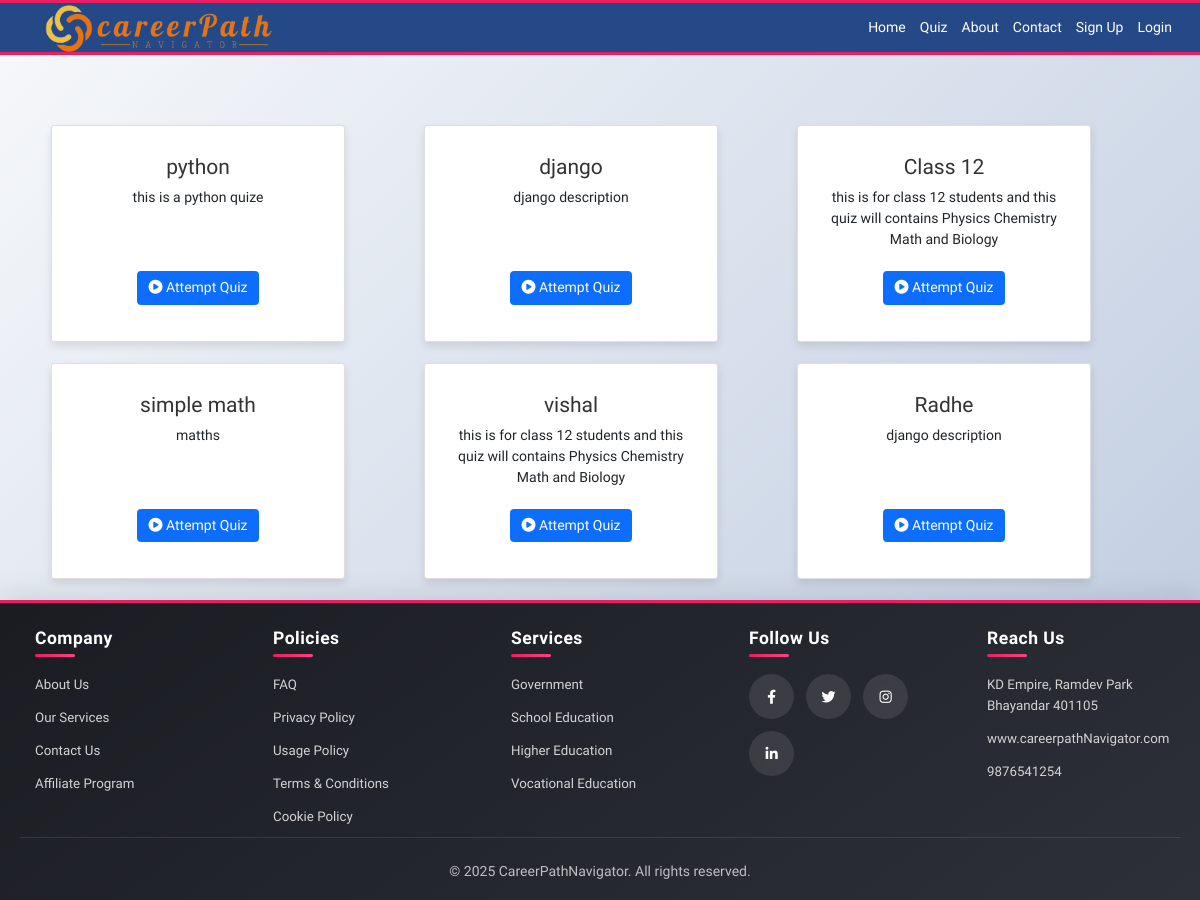
The app's page /index/ with its own data.
### home/models.py (models this page shows, shortened)
class Quiz(models.Model):
    name = models.CharField(max_length=50)
    desc = models.CharField(max_length=500)
    number_of_questions = models.IntegerField(default=1)
    time = models.IntegerField(help_text="Duration of the quiz in minutes", default=1)  # Changed to minutes

### home/views.py (the view)
# urls.py: path("index/", views.index, name="index"),
def index(request):
    quiz = Quiz.objects.all()
    para = {'quiz': quiz}
    return render(request, "home/index.html", para)

### home/templates/home/index.html (shortened to what this page needs)
{% extends 'base.html' %}
{% load static %}
{% block content %}
<br><br><br>
<div class="container">
  <div class="container mx-auto mt-2">
    <div class="row">
      {% for quiz in quiz %}
      <div class="col-md-4 mb-4">
        <div class="card h-100" style="width: 21rem; box-shadow: 0 4px 8px rgba(0,0,0,0.1);">
          <div class="card-body d-flex flex-column">
            <h5 class="card-title">{{ quiz.name }}</h5>
            <div class="card-text mb-3">
              {{ quiz.desc }}
            </div>
            <div class="card-footer mt-auto bg-transparent border-top-0">
              <button
                data-bs-toggle="modal"
                data-bs-target="#exampleModal"
                data-id="{{ quiz.id }}"
                data-name="{{ quiz.name }}"
                data-questions="{{ quiz.number_of_questions }}"
                data-time="{{ quiz.time }}"
                class="btn btn-primary modal-button">
                <i class="fas fa-play-circle"></i> Attempt Quiz
              </button>
            </div>
          </div>
        </div>
      </div>
      {% endfor %}
    </div>
  </div>
</div>
{% endblock %}

### templates/base.html (shortened to what this page needs)
{% load static %}
<!DOCTYPE html>
<html lang="en">
<head>
    <link rel="stylesheet" href="{% static 'css/style.css' %}">
    <link rel="stylesheet" type="text/css" href="https://cdnjs.cloudflare.com/ajax/libs/font-awesome/5.15.1/css/all.min.css">
    <link rel="stylesheet" href="https://cdnjs.cloudflare.com/ajax/libs/font-awesome/5.15.4/css/all.min.css">
    <link rel="stylesheet" href="https://cdnjs.cloudflare.com/ajax/libs/font-awesome/6.4.0/css/all.min.css">
    <link href="https://cdn.jsdelivr.net/npm/bootstrap@5.0.2/dist/css/bootstrap.min.css" rel="stylesheet">
</head>
<body class="bg-image">
<div class="layout-main">
    <section class="header-section">
        <nav class="top-nav">
            <div class="logo-area">
                <a href="/"><img src="{% static 'logo5.png'%}" alt="logo"></a>
            </div>
            <div class="menu-area">
                <ul class="menu-links">
                    <li class="menu-item"><a href="{% url 'home' %}">Home</a></li>
                    <li class="menu-item"><a href="{% url 'index' %}">Quiz</a></li>
                    <li class="menu-item"><a href="{% url 'about_us' %}">About</a></li>
                    <li class="menu-item"><a href="{% url 'contact' %}">Contact</a></li>
                    {% if user.is_authenticated %}
                        <li class="menu-item">
                            <span class="user-greeting">Welcome {{ request.user.full_name }}</span>
                        </li>
                        <li class="menu-item">
                            <a href="{% url 'logout' %}">Logout</a>
                        </li>
                        {% if user.role == 'faculty' and user.is_approved %}
                        <li class="menu-item dropdown">
                            <a class="dropdown-toggle" href="#" id="navbarDropdown" role="button" data-bs-toggle="dropdown" aria-expanded="false">
                                Faculty
                            </a>
                            <ul class="dropdown-menu" aria-labelledby="navbarDropdown">
                                <li><a class="dropdown-item" href="{% url 'dashboard' %}">Dashboard</a></li>
                                <li><a class="dropdown-item" href="{% url 'add_quiz' %}">Add Quiz</a></li>
                                <li><a class="dropdown-item" href="{% url 'add_question' %}">Add Questions</a></li>
                                <li><a class="dropdown-item" href="{% url 'results' %}">Results</a></li>
                                <li><a class="dropdown-item" href="{% url 'student_list' %}">Students</a></li>
                            </ul>
                        </li>
                        {% endif %}
                        {% if user.role == 'admin' or user.is_superuser %}
                        <li class="menu-item dropdown">
                            <a class="dropdown-toggle" href="#" id="navbarDropdown" role="button" data-bs-toggle="dropdown" aria-expanded="false">
                                Admin
                            </a>
                            <ul class="dropdown-menu" aria-labelledby="navbarDropdown">
                                <li><a class="dropdown-item" href="{% url 'dashboard' %}">Dashboard</a></li>
                                <li><a class="dropdown-item" href="{% url 'add_quiz' %}">Add Quiz</a></li>
                                <li><a class="dropdown-item" href="{% url 'add_question' %}">Add Questions</a></li>
                                <li><a class="dropdown-item" href="{% url 'results' %}">Results</a></li>
                                <li><a class="dropdown-item" href="{% url 'student_list' %}">Students</a></li>
                                <li><hr class="dropdown-divider"></li>
                                <li><a class="dropdown-item" href="{% url 'pending_approvals' %}">
                                    Pending Approvals
                                    {% if pending_count > 0 %}
                                        <span class="badge bg-danger ms-1">{{ pending_count }}</span>
                                    {% endif %}
                                </a></li>
                                <li><a class="dropdown-item" href="{% url 'approved_faculty' %}">
                                    Faculty List
                                </a></li>
                            </ul>
                        </li>
                        {% endif %}
                    {% else %}
                        <li class="menu-item">
                            <a href="{% url 'signup' %}">Sign Up</a>
                        </li>
                        <li class="menu-item">
                            <a href="{% url 'login' %}">Login</a>
                        </li>
                    {% endif %}
                </ul>
            </div>
        </nav>
    </section>
</div>
<div class="VIshal_mishra">
    {% block content %}
    {% endblock content %}
</div>
{% include 'footer.html' %}
</body>
</html>

### templates/footer.html
{% load static %}
<body>
  <footer class="site-footer">
    <div class="unique-footer-wrapper">
        <div class="unique-footer-row">
            <div class="unique-footer-column">
                <h4 class="unique-title">Company</h4>
                <ul class="unique-list">
                    <li><a href="{% url 'about_us' %}" class="unique-link">About Us</a></li>
                    <li><a href="#" class="unique-link">Our Services</a></li>
                    <li><a href="{% url 'contact' %}" class="unique-link">Contact Us</a></li>
                    <li><a href="{% url 'explore' %}" class="unique-link">Affiliate Program</a></li>
                </ul>
            </div>
            <div class="unique-footer-column">
                <h4 class="unique-title">Policies</h4>
                <ul class="unique-list">
                    <li><a href="#" class="unique-link">FAQ</a></li>
                    <li><a href="#" class="unique-link">Privacy Policy</a></li>
                    <li><a href="#" class="unique-link">Usage Policy</a></li>
                    <li><a href="#" class="unique-link">Terms & Conditions</a></li>
                    <li><a href="#" class="unique-link">Cookie Policy</a></li>
                </ul>
            </div>
            <div class="unique-footer-column">
                <h4 class="unique-title">Services</h4>
                <ul class="unique-list">
                    <li><a href="#" class="unique-link">Government</a></li>
                    <li><a href="{% url 'explore' %}" class="unique-link">School Education</a></li>
                    <li><a href="{% url 'explore' %}" class="unique-link">Higher Education</a></li>
                    <li><a href="{% url 'explore' %}" class="unique-link">Vocational Education</a></li>
                </ul>
            </div>
            <div class="unique-footer-column">
                <h4 class="unique-title">Follow Us</h4>
                <div class="unique-social-links">
                    <a href="https://facebook.com" target="_blank" class="unique-social-icon">
                        <i class="fab fa-facebook-f"></i>
                    </a>
                    <a href="https://twitter.com" target="_blank" class="unique-social-icon">
                        <i class="fab fa-twitter"></i>
                    </a>
                    <a href="https://instagram.com" target="_blank" class="unique-social-icon">
                        <i class="fab fa-instagram"></i>
                    </a>
                    <a href="https://linkedin.com" target="_blank" class="unique-social-icon">
                        <i class="fab fa-linkedin-in"></i>
                    </a>
                </div>
            </div>
            <div class="unique-footer-column">
                <h4 class="unique-title">Reach Us</h4>
                <ul class="unique-list">
                    <li><a href="#" class="unique-link">KD Empire, Ramdev Park Bhayandar 401105</a></li>
                    <li><a href="#" class="unique-link">www.careerpathNavigator.com</a></li>
                    <li><a href="#" class="unique-link">9876541254</a></li>
                </ul>
            </div>
        </div>
        <div class="unique-copyright">
            <p>&copy; 2025 CareerPathNavigator. All rights reserved.</p>
        </div>
    </div>
</footer>
</body>

### static/css/style.css (style rules this page uses)
* { margin: 0; padding: 0; box-sizing: border-box; font-family: 'Times New Roman', serif; font-size: 14px; }
.VIshal_mishra { background: linear-gradient(135deg, #f5f7fa 0%, #c3cfe2 100%); min-height: 50vh; }
.layout-main { background-size: cover; background-color: #254887; }
:root { --primary-color: #0087ff; --secondary-color: #0066cc; --dark-color: #333; --medium-color: #666; --light-color: #f9f9f9; --white-color: #ffffff; --text-color: #333; --text-light: #666; }
.container { min-height: 50vh; margin: 0 auto; padding: 0 20px; }
.card { background: var(--white-color); border-radius: 10px; padding: 15px; box-shadow: 0 10px 30px rgba(0, 0, 0, 0.1); transition: transform 0.3s ease, box-shadow 0.3s ease; display: flex; flex-direction: column; align-items: center; text-align: center; border-radius: 5.25rem; }
.card-title { font-size: 1.5rem; color: var(--dark-color); margin-bottom: 20px; font-family: 'Times New Roman', serif; }
.site-footer { background: linear-gradient(145deg, #1a1c22, #2d3038); padding: 25px 0 10px; border-top: 3px solid #e91e63; box-shadow: 0 -5px 25px rgba(0,0,0,0.1); margin-top: auto; }
.unique-footer-wrapper { max-width: 1200px; margin: 0 auto; padding: 0 20px; }
.unique-footer-row { display: grid; grid-template-columns: repeat(auto-fit, minmax(200px, 1fr)); gap: 30px; padding-bottom: 10px; border-bottom: 1px solid rgba(255,255,255,0.1); }
.unique-footer-column { padding: 0 15px; }
.unique-title { font-size: 1.25rem; color: #fff; margin-bottom: 25px; position: relative; font-weight: 600; letter-spacing: 0.5px; font-family: 'Times New Roman', serif; }
.unique-title::before { content: ''; position: absolute; left: 0; bottom: -8px; height: 3px; width: 40px; background: linear-gradient(90deg, #e91e63, #ff4081); border-radius: 2px; }
.unique-list { list-style: none; padding: 0; margin: 0; }
.unique-list li:not(:last-child) { margin-bottom: 12px; }
.unique-link { color: #d3d3d3; font-size: 0.95rem; position: relative; padding-left: 0; transition: all 0.4s cubic-bezier(0.4,0,0.2,1); text-decoration: none; font-family: 'Times New Roman', serif; }
.unique-social-links { display: flex; gap: 12px; flex-wrap: wrap; margin-top: 20px; }
.unique-social-icon { display: flex; align-items: center; justify-content: center; width: 45px; height: 45px; border-radius: 50%; background: rgba(255,255,255,0.1); backdrop-filter: blur(5px); transition: all 0.3s ease; color: white; text-decoration: none; }
.unique-copyright { text-align: center; padding-top: 15px; color: rgba(255,255,255,0.7); font-size: 0.9rem; font-family: 'Times New Roman', serif; }
.unique-copyright p { margin: 8px 0; }
.header-section { height: 55px; display: flex; background-color: transparent; }
.top-nav { width: 100%; display: flex; justify-content: space-between; align-items: center; padding: 0 2rem; color: #fff; border-top: 3px solid #e91e63; border-bottom: 3px solid #e91e63; }
.logo-area img { height: 80px; }
.menu-area { display: flex; gap: 2rem; align-items: center; }
.menu-links { display: flex; gap: 1rem; align-items: center; margin: 0; padding: 0; }
.menu-item { list-style: none; cursor: pointer; font-size: 14px; font-family: 'Times New Roman', serif; }
.menu-item a { text-decoration: none; color: #fff; position: relative; font-family: 'Times New Roman', serif; }
.menu-item a::before { position: absolute; left: 0; right: 0; bottom: -5px; margin: auto; width: 0%; content: ''; background: linear-gradient(45deg, #e1d5f5, #63a9fe); height: 1px; transition: 0.3s all; }

### records on screen
Quiz: name "python", desc "this is a python quize"
Quiz: name "django", desc "django description"
Quiz: name "Class 12", desc "this is for class 12 students and this quiz will contains Physics Chemistry Math and Biology"
Quiz: name "simple math", desc "matths"
Quiz: name "vishal", desc "this is for class 12 students and this quiz will contains Physics Chemistry Math and Biology"
Quiz: name "Radhe", desc "django description"
